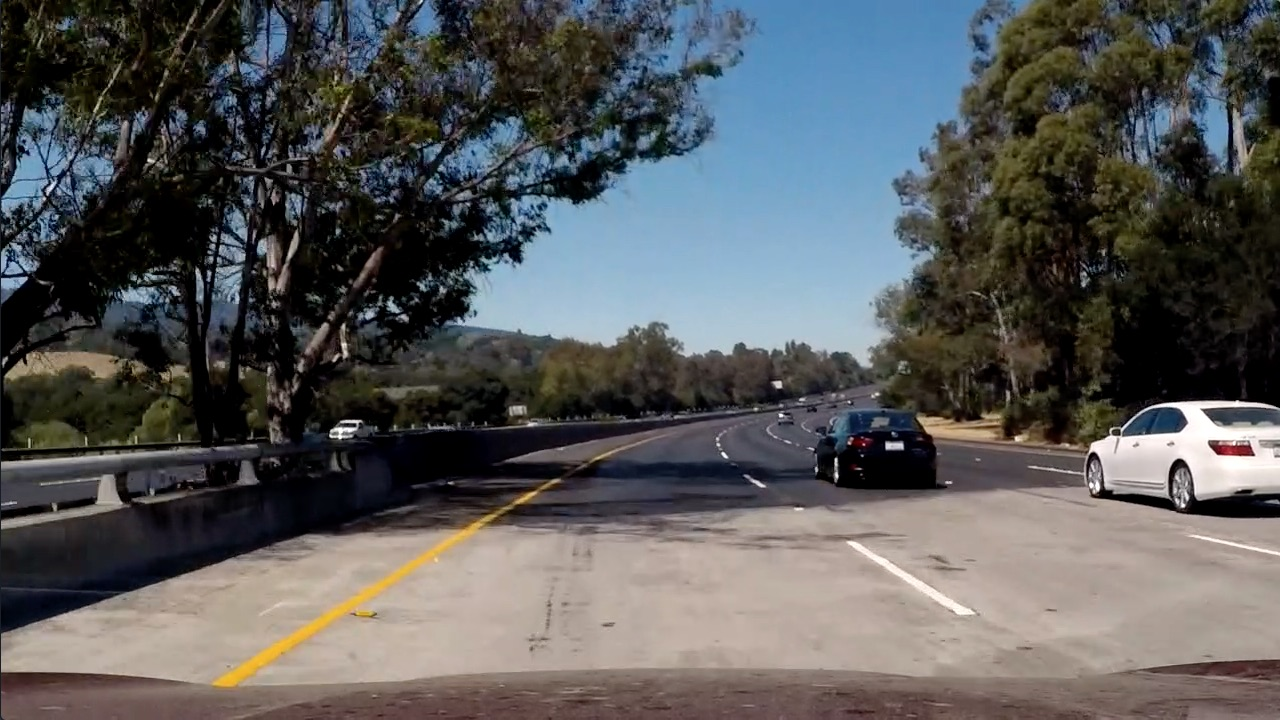
#> input picture test_images/test5.jpg, 1280 x 720 px
$ jupyter execute --allow-errors 'Advanced lane extract (image and video level) submit.ipynb'   (shell and % lines are left out)   (older library calls are emulated)
#> lines starting #> are read from the running program, lines starting #| are printed output that depends on the picture
# Advanced Lane Finding Project Pipeline (image level)
**Advanced Lane Finding Project**

The goals / steps of this project are the following:

* Apply a distortion correction to raw images.
* Use color transforms, gradients, etc., to create a thresholded binary image.
* Apply a perspective transform to rectify binary image ("birds-eye view").
* Detect lane pixels and fit to find the lane boundary.
* Determine the curvature of the lane and vehicle position with respect to center.
* Warp the detected lane boundaries back onto the original image.
* Output visual display of the lane boundaries and numerical estimation of lane curvature and vehicle position.

[cell 1]
# import libraries necessary
import os
import numpy as np
import cv2
import matplotlib.pyplot as plt
import matplotlib.image as mpimg
import pickle
import glob

## 1. Read undistortion parameter
* By using the unsitortion matrix which was from camera calibration. With 'pickle.load' function, I readed calibration matrix 'mtx' and distortion matrix 'dist' from camera calibaration.

[cell 2]
#load distortion matrix from camera_cal
with open('./camera_cal/wide_dist_pickle.p',mode='rb') as f:
#> (reads camera_cal/wide_dist_pickle.p from the repository)
    dist_pickle = pickle.load(f)
    mtx = dist_pickle['mtx']
    dist = dist_pickle["dist"]
print(mtx)
print(dist)
print('loaded mtx matrix and distortion matrix from undistortion')

## 2. Pipeline(single images)

### Calibration function
* By using the distortion matrix and calibaration matrix , I defined a function used 'cv2.undistort' function.

[cell 3]
#read image and change into BGR
img = cv2.imread('test_images/test5.jpg')
#> img is the input picture: shape (720, 1280, 3); mean B, G, R 89.8, 89.3, 88.5
image = mpimg.imread('test_images/test5.jpg')

[cell 4]
def undistort(img):
    return cv2.undistort(img, mtx, dist, None, mtx)

[cell 5]
plt.imshow(undistort(image))

### Binarize function
* In order to extract useful features from image, I have to do some preprocess step. In this project, since the line in left side is always yellow, so the color space transform was used. HLS color space method was used in this pipeline. After that, I need edges of the image, so I used sobel operation in x direction and y direction. But I used more in x direction since the line is horizontal. So implemented sobel operator in x direction is more efficiency. By tuning the threshold in s channel, sx channel and lightness channel, then final output returned.
* The pixels accorded to the thresholds considered as 'hot'pixel. 'hot' pixel consisted a new binary image. This new image contains HLS information and edges information. By confirmed the final output figure whiche is named 'binarize' below, It extracts lines well. Next , I tried to give it a ROI to filtering the useless pixels.

[cell 6]
# Define a function that thresholds the S-channel of HLS
# Use exclusive lower bound (>) and inclusive upper (<=)
def binarize(img, s_thresh=(122, 255), sx_thresh=(21, 255),l_thresh=(41,255)):
#> called with s_thresh = (122, 255), sx_thresh = (21, 255), l_thresh = (41, 255)
    img = np.copy(img)

    # Convert to HLS color space and separate the V channel
    hls = cv2.cvtColor(img, cv2.COLOR_RGB2HLS).astype(np.float)
    l_channel = hls[:,:,1]
    s_channel = hls[:,:,2]
    sobelx = cv2.Sobel(l_channel, cv2.CV_64F, 1, 0) # Take the derivative in x
    abs_sobelx = np.absolute(sobelx) # Absolute x derivative to accentuate lines away from horizontal
    scaled_sobel = np.uint8(255*abs_sobelx/np.max(abs_sobelx))

    # Threshold x gradient
    sxbinary = np.zeros_like(scaled_sobel)
    sxbinary[(scaled_sobel >= sx_thresh[0]) & (scaled_sobel <= sx_thresh[1])] = 1

    # Threshold saturation channel
    s_binary = np.zeros_like(s_channel)
    s_binary[(s_channel >= s_thresh[0]) & (s_channel <= s_thresh[1])] = 1

    # Threshold lightness
    l_binary = np.zeros_like(l_channel)
    l_binary[(l_channel >= l_thresh[0]) & (l_channel <= l_thresh[1])] = 1

    channels = 255*np.dstack(( l_binary, sxbinary, s_binary)).astype('uint8')
    binary = np.zeros_like(sxbinary)
    binary[((l_binary == 1) & (s_binary == 1) | (sxbinary==1))] = 1
    binary = 255*np.dstack((binary,binary,binary)).astype('uint8')
    return  binary,channels

binarize_image,channels = binarize(img)
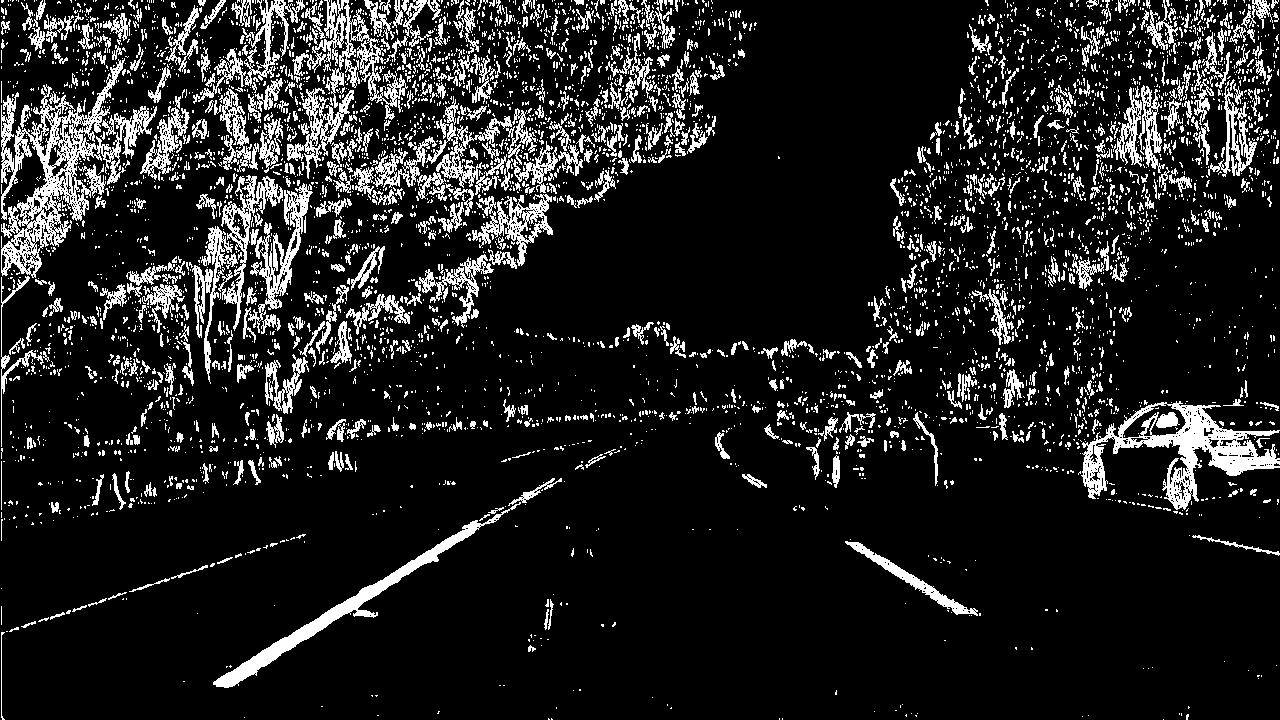
#> binarize_image: shape (720, 1280, 3); 12.9% white in thin lines or dots

# Plot the result
f, (ax1, ax2) = plt.subplots(1, 2, figsize=(24, 9))
f.tight_layout()
ax1.imshow(image)
ax1.set_title('Original Image', fontsize=50)
ax2.imshow(binarize_image, cmap='gray')
ax2.set_title('Binarize', fontsize=50)
plt.subplots_adjust(left=0., right=1, top=0.9, bottom=0.)

###  Perspective
* The code for my perspective transform includes a function called `warp()`. This function receives a image and based on the predefined source points ('scr') and destination points ('dst'). Then output is warped image based on 'src','dst'perspective relationship.

[cell 7]
# the choosen source point was selected as below
plt.imshow(image)
plt.plot(515,470,'.')
plt.plot(180,720,'.')
plt.plot(1180,730,'.')
plt.plot(770,470,'.')

* The corner in warp() function set as below.

corners = np.float32([[515,470],[180,720], [1180,730],[770,470]])

* The offset defined as below

offset = 150

* The destination function was setted as below. With this destination function , I can extract the line's function more easily in x-y coordinate.

dst = np.float32([[150, 0], [150, 1280],[570, 1280],[570,0]])

* By using the 'cv2.getPerspectiveTransfrom(src,dst)'function and 'cv2.warpPersperctive) function , finally generats warped image.
* Warped image size is (720, 1280, 3)


[cell 8]
def warp(img, birdeye_view = True):
#> called with birdeye_view = True
    corners = np.float32([[515,470],[180,720], [1180,730],[770,470]])
    offset = 150

    img_size = (img.shape[1], img.shape[0])
    src = np.float32(
        [corners[0],
         corners[1],
         corners[2],
         corners[3]])
    print(src)

    dst = np.float32([
        [offset, 0],
        [offset, img_size[1]],
        [img_size[0] - offset, img_size[1]],
        [img_size[0] - offset,0]])
    print(dst)
#| [[ 150.    0.]
#|  [ 150.  720.]
#|  [1130.  720.]
#|  [1130.    0.]]

    M = cv2.getPerspectiveTransform(src, dst)
    Minv = cv2.getPerspectiveTransform(dst, src)
    warped = cv2.warpPerspective(img, M, img_size, flags=cv2.INTER_LINEAR)
    return warped

#visualize the result.
img = plt.imread('test_images/test5.jpg')
f,(ax1,ax2) = plt.subplots(1,2,figsize = (24,9))
f.tight_layout()
ax1.imshow(img)
ax1.set_title('Original Image', fontsize=50)

warp_image =  warp(binarize_image)
ax2.imshow(warp_image, cmap='gray')
ax2.set_title('Warped_binarie', fontsize=50)
plt.subplots_adjust(left=0., right=1, top=0.9, bottom=0.)

* After process the image , I need to inverse the perspective to origin image, so I define a perspective inverse function 'Minv(img)' here.

[cell 9]
def Minv(img):
    corners = np.float32([[515,470],[180,720], [1180,730],[770,470]])
    offset = 150

    img_size = (img.shape[1], img.shape[0])
    src = np.float32(
        [corners[0],
         corners[1],
         corners[2],
         corners[3]])

    dst = np.float32([
        [offset, 0],
        [offset, img_size[1]],
        [img_size[0] - offset, img_size[1]],
        [img_size[0] - offset,0]])

    Minv = cv2.getPerspectiveTransform(dst, src)
    return Minv

### ROI function
* In order to define region of interest , I wrote code below. With this function , pipeline considers the ROI range. It filtering the unnecessary pixels in binarize image.

[cell 10]
def region_of_interest(img):
    """
    Applies an image mask.

    Only keeps the region of the image defined by the polygon
    formed from `vertices`. The rest of the image is set to black.
    """
    shape = img.shape
    vertices = np.array([[(0,0),(shape[1],0), (shape[1],shape[0]),(0,shape[0]), (0,0)]],dtype=np.int32)
    print(shape)
    mask = np.zeros_like(img)

    #defining a 3 channel or 1 channel color to fill the mask with depending on the input image
    if len(img.shape) > 2:
        channel_count = img.shape[2]  # i.e. 3 or 4 depending on your image
        ignore_mask_color = (255,) * channel_count
    else:
        ignore_mask_color = 255

    #filling pixels inside the polygon defined by "vertices" with the fill color
    cv2.fillPoly(mask, vertices, ignore_mask_color)

    #returning the image only where mask pixels are nonzero
    masked_image = cv2.bitwise_and(img, mask)
    return masked_image

# [5 lines left out: function warp_pipeline, not called in this run]

def warp_binarize_pipeline(img):
    undist = undistort(img)
    binary,channel = binarize(undist)
#> call 2 of binarize, with s_thresh = (122, 255), sx_thresh = (21, 255), l_thresh = (41, 255)
#> in binarize (call 2), `l_channel = hls[:,:,1]`:
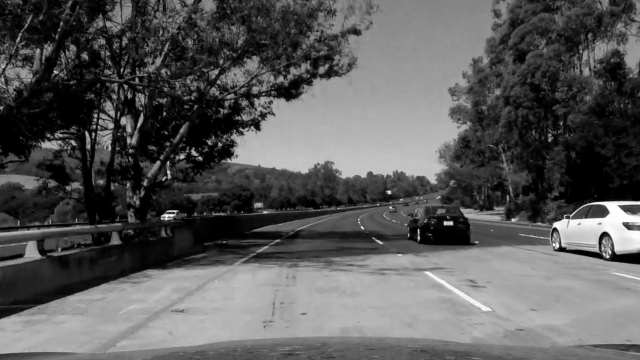
#> l_channel: shape (720, 1280) float64 (shown at 1/2 size); min 0, max 255, mean 90.3
#> in binarize (call 2), `s_channel = hls[:,:,2]`:
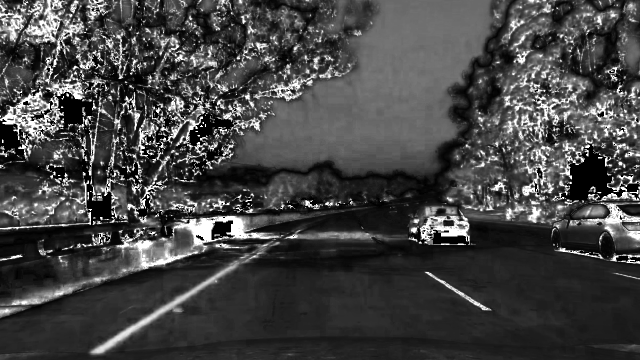
#> s_channel: shape (720, 1280) float64 (shown at 1/2 size); min 0, max 255, mean 68
#> in binarize (call 2), `sobelx = cv2.Sobel(l_channel, cv2.CV_64F, 1, 0)`:
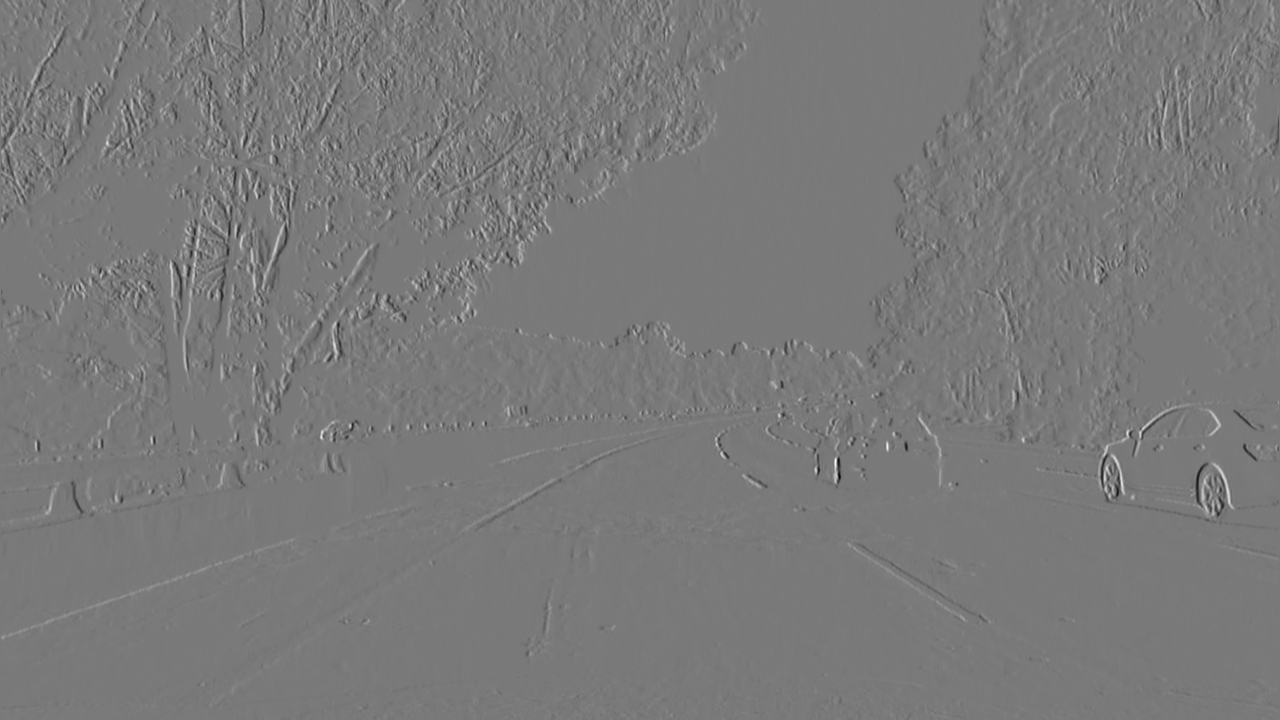
#> sobelx: shape (720, 1280) float64; min -784, max 856, mean 0.2; drawn with min black and max white
#> (the rest of the program and of its run is left out)
